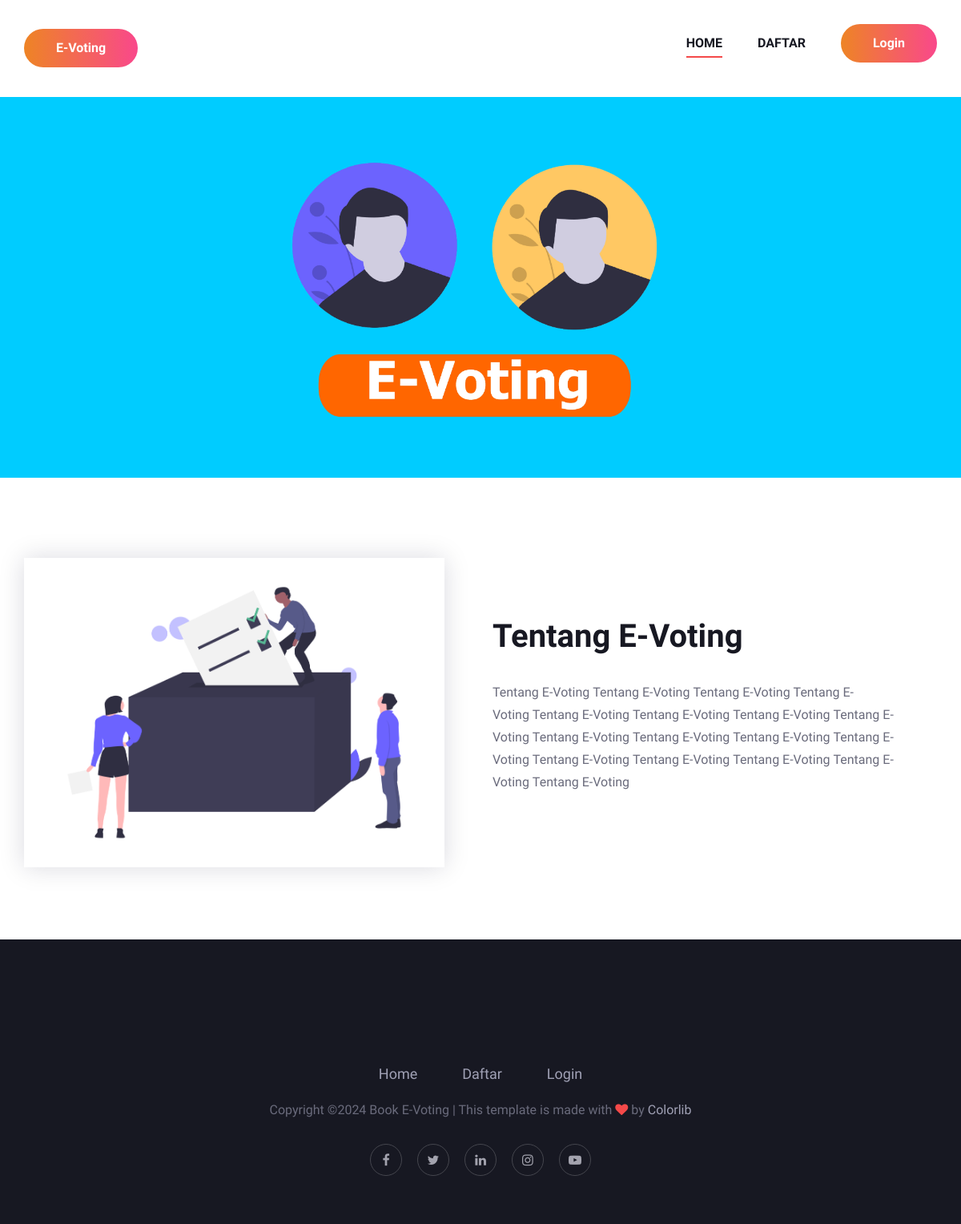
The page / on the database its author committed.
### tables this page shows
CREATE TABLE `profil` (
  `id_profil` int(11) NOT NULL,
  `judul` varchar(100) NOT NULL,
  `deskripsi` text NOT NULL,
  `gambar` varchar(225) NOT NULL
);

### modul/home.php (the view, shortened to what this page needs)
<section>
    <img src="asset/img/evoting.jpg">
    </section>
    <section class="home-about-section spad">
        <div class="container">
            <div class="row">
                 <?php
                  $sqlprofil = mysqli_query($koneksi,"select * from profil order by id_profil");
                    while($data = mysqli_fetch_array($sqlprofil)){
                  ?>
                <div class="col-lg-6">
                    <div class="ha-pic">
                        <img src="gambar/profil/<?php echo $data['gambar']; ?>" alt="">
                    </div>
                </div>
                <div class="col-lg-6">
                    <div class="ha-text">
                        <h2><?php echo $data['judul'];?></h2>
                        <p><?php echo $data['deskripsi'];?></p>
                    </div>
                </div>
                <?php
               }
            ?>
            </div>
        </div>
    </section>

### index.php (shortened to what this page needs)
<!DOCTYPE html>
<html lang="zxx">
<head>
    <link rel="stylesheet" href="asset/css/bootstrap.min.css" type="text/css">
    <link rel="stylesheet" href="asset/css/font-awesome.min.css" type="text/css">
    <link rel="stylesheet" href="asset/css/elegant-icons.css" type="text/css">
    <link rel="stylesheet" href="asset/css/owl.carousel.min.css" type="text/css">
    <link rel="stylesheet" href="asset/css/magnific-popup.css" type="text/css">
    <link rel="stylesheet" href="asset/css/slicknav.min.css" type="text/css">
    <link rel="stylesheet" href="asset/css/style.css" type="text/css">
</head>
<body>
    <header class="header-section">
        <div class="container">
            <div class="logo">
               <a href="#" class="primary-btn top-btn">E-Voting</a>
            </div>
            <div class="nav-menu">
                <nav class="mainmenu mobile-menu">
                    <ul>
                        <li class="active"><a href="?page=home">Home</a></li>
                        <li><a href="?page=daftar">Daftar</a></li>
                    </ul>
                </nav>
                <a href="?page=login" class="primary-btn top-btn">Login</a>
            </div>
        </div>
    </header>
    <?php include ("modul.php"); ?>
    <footer class="footer-section">
        <div class="container">
            <div class="row">
                <div class="col-lg-12">
                    <div class="footer-text">
                        <div class="ft-logo">
                        </div>
                        <ul>
                            <li><a href="?page=home">Home</a></li>
                            <li><a href="?page=daftar">Daftar</a></li>
                            <li><a href="?page=login">Login</a></li>
                        </ul>
                        <div class="copyright-text"><p>
                        Copyright &copy;<script>document.write(new Date().getFullYear());</script> Book E-Voting | This template is made with <i class="fa fa-heart" aria-hidden="true"></i> by <a href="https://colorlib.com" target="_blank">Colorlib</a></p></div>
                        <div class="ft-social">
                            <a href="#"><i class="fa fa-facebook"></i></a>
                            <a href="#"><i class="fa fa-twitter"></i></a>
                            <a href="#"><i class="fa fa-linkedin"></i></a>
                            <a href="#"><i class="fa fa-instagram"></i></a>
                            <a href="#"><i class="fa fa-youtube-play"></i></a>
                        </div>
                    </div>
                </div>
            </div>
        </div>
    </footer>
</body>
</html>

### modul.php
<?php
if(isset($_GET['page'])) $page =  $_GET['page'];
else $page = "home";
?>
<div class='box'>
<?php
if($page=="home") include ("modul/home.php");
elseif($page=="calon_osis")
	include ("modul/calon_osis.php");
elseif($page=="profil")
	include ("modul/profil.php");
elseif($page=="grafik")
	include ("modul/grafik.php");
elseif($page=="calon")
	include ("modul/calon.php");
elseif($page=="calonproses")
	include ("modul/calonproses.php");
elseif($page=="daftar")
	include ("modul/daftar.php");
elseif($page=="daftarproses")
	include ("modul/daftarproses.php");
elseif($page=="login")
	include ("modul/login.php");
elseif($page=="loginproses")
	include ("modul/loginproses.php");
else echo"empty";
?>
</div>

### asset/css/style.css (style rules this page uses)
html, body { height: 100%; font-family: "Work Sans", sans-serif; -webkit-font-smoothing: antialiased; font-smoothing: antialiased; }
h1, h2, h3, h4, h5, h6 { margin: 0; color: #111111; font-weight: 400; font-family: "Work Sans", sans-serif; }
h2 { font-size: 36px; }
p { font-size: 16px; font-family: "Work Sans", sans-serif; color: #6a6b7c; font-weight: 400; line-height: 28px; margin: 0 0 15px 0; }
img { max-width: 100%; }
ul, ol { padding: 0; margin: 0; }
.spad { padding-top: 100px; padding-bottom: 100px; }
.primary-btn { display: inline-block; font-size: 16px; font-weight: 600; padding: 12px 40px; color: #ffffff; text-align: center; border-radius: 50px; background-image: -webkit-gradient(linear, left top, right top, from(#ee8425), to(#f9488b)), -webkit-gradient(linear, left top, right top, from(#ee8425), to(#f9488b)); background-image: -o-linear-gradient(left, #ee8425 0%, #f9488b 100%), -o-linear-gradient(left, #ee8425 0%, #f9488b 100%); background-image: linear-gradient(to right, #ee8425 0%, #f9488b 100%), linear-gradient(to right, #ee8425 0%, #f9488b 100%); }
.header-section { display: -webkit-box; display: -ms-flexbox; display: flex; }
.logo { float: left; padding-top: 36px; padding-bottom: 37px; }
.logo a { display: inline-block; }
.nav-menu { float: right; }
.nav-menu .mainmenu { display: inline-block; }
.nav-menu .mainmenu ul li { display: inline-block; list-style: none; margin-right: 40px; position: relative; }
.nav-menu .mainmenu ul li.active a:after { opacity: 1; }
.nav-menu .mainmenu ul li a { font-size: 16px; color: #171822; text-transform: uppercase; font-weight: 600; padding: 42px 0; position: relative; display: inline-block; }
.nav-menu .mainmenu ul li a:after { position: absolute; left: 0; bottom: 36px; height: 2px; width: 100%; background: #F44949; content: ""; opacity: 0; -webkit-transition: all 0.3s; -o-transition: all 0.3s; transition: all 0.3s; }
.nav-menu .primary-btn.top-btn { margin: 27px 0; }
.home-about-section { padding-bottom: 90px; }
.ha-pic { -webkit-box-shadow: 0px 0px 30px rgba(11, 12, 48, 0.15); box-shadow: 0px 0px 30px rgba(11, 12, 48, 0.15); margin-right: 30px; }
.ha-pic img { min-width: 100%; border-radius: 2px; }
.ha-text { padding-top: 74px; }
.ha-text h2 { color: #171822; font-size: 40px; font-weight: 700; margin-bottom: 32px; }
.ha-text p { margin-bottom: 21px; }
.footer-section { background: #171822; padding-top: 50px; padding-bottom: 60px; }
.footer-text { text-align: center; padding-top: 60px; }
.footer-text .ft-logo { margin-bottom: 20px; }
.footer-text ul { margin-bottom: 18px; }
.footer-text ul li { list-style: none; display: inline-block; margin-right: 52px; }
.footer-text ul li:last-child { margin-right: 0; }
.footer-text ul li a { font-size: 18px; color: #a0a1b5; display: inline-block; -webkit-transition: all 0.3s; -o-transition: all 0.3s; transition: all 0.3s; }
.footer-text .copyright-text { font-size: 14px; color: #a0a1b5; margin-bottom: 28px; }
.footer-text .copyright-text i { color: #f44949; }
.footer-text .copyright-text a { color: #a0a1b5; }
.footer-text .ft-social a { display: inline-block; width: 40px; height: 40px; text-align: center; line-height: 40px; font-size: 16px; color: #a3a3ae; border: 1px solid #45464e; border-radius: 50%; margin-right: 15px; }
.footer-text .ft-social a:last-child { margin-right: 0; }
@media only screen and (min-width: 1200px) { .container { max-width: 1170px; } }

### rows shown on the page
profil: gambar (picture), judul "Tentang E-Voting", deskripsi "Tentang E-Voting Tentang E-Voting Tentang E-Voting Tentang E-Voting Tentang E-Voting Tentang E-Voting Tentang E-Voting Tentang E-Voting Tentang E-Voting Tentang E-Voting Tentang E-Voting Tentang E-Voting Tentang E-Voting Tentang E-Voting Tentang E-Voting Tentang E-Voting Tentang E-Voting"
